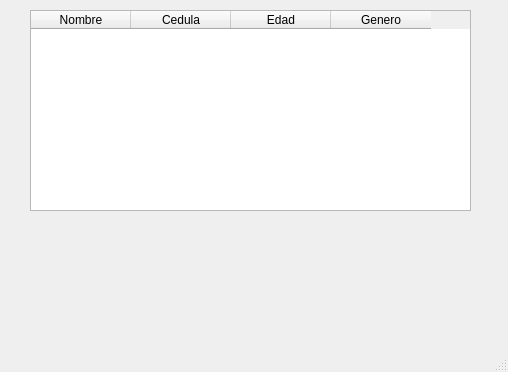
<?xml version="1.0" encoding="UTF-8"?>
<ui version="4.0">
 <class>MainWindow</class>
 <widget class="QMainWindow" name="MainWindow">
  <property name="geometry">
   <rect>
    <x>0</x>
    <y>0</y>
    <width>508</width>
    <height>372</height>
   </rect>
  </property>
  <property name="windowTitle">
   <string>MainWindow</string>
  </property>
  <widget class="QWidget" name="centralwidget">
   <widget class="QTableWidget" name="tableWidget">
    <property name="geometry">
     <rect>
      <x>30</x>
      <y>10</y>
      <width>441</width>
      <height>201</height>
     </rect>
    </property>
    <column>
     <property name="text">
      <string>Nombre</string>
     </property>
    </column>
    <column>
     <property name="text">
      <string>Cedula</string>
     </property>
    </column>
    <column>
     <property name="text">
      <string>Edad</string>
     </property>
    </column>
    <column>
     <property name="text">
      <string>Genero</string>
     </property>
    </column>
   </widget>
  </widget>
  <widget class="QMenuBar" name="menubar">
   <property name="geometry">
    <rect>
     <x>0</x>
     <y>0</y>
     <width>508</width>
     <height>21</height>
    </rect>
   </property>
  </widget>
  <widget class="QStatusBar" name="statusbar"/>
 </widget>
 <resources/>
 <connections/>
</ui>
